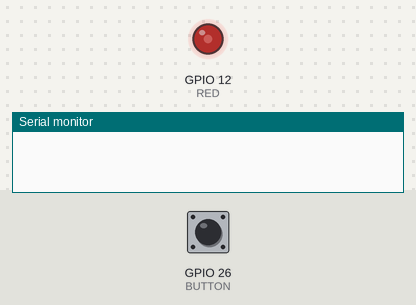
Recording of a program running on a simulated ESP32. Shown: output pins drawn as LEDs (lit = HIGH), the last lines printed to the serial monitor. The test bench sets the inputs (shaded band); at power-on: GPIO 26 (BUTTON) HIGH.

Above: at 1.2 s.
1.3 s: GPIO 26 (BUTTON) pulled LOW for 0.15 s
At 1.71 s:
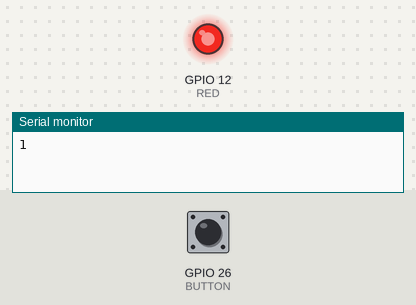
At 2.35 s:
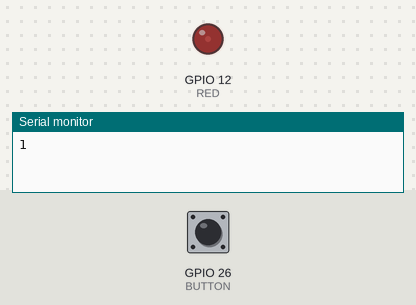
Timing chart, 0 to 10.3 s (numbered marks = the images above; inputs shaded):
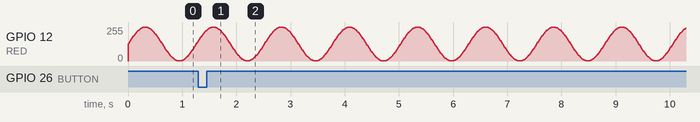

The program:

main.cpp
```cpp
#include <Arduino.h>
#include <Bounce2.h>

#define RED 12
TaskHandle_t TaskLED=NULL;
void task_LED(void *param){
    while(1){
        int v=sin(millis()/200.0)*127+128;
        analogWrite(RED, v);
        vTaskDelay(10/portTICK_PERIOD_MS);
    }
}

#define BUTTON 26
Bounce debouncer = Bounce();
int cnt = 0;
TaskHandle_t TaskButton=NULL;
void task_Button(void *param){
    while(1){
        debouncer.update();
        if (debouncer.fell()){
          cnt++;
          Serial.println(cnt);
        }
    }
}

void setup() {
    Serial.begin(115200);
    pinMode(RED,OUTPUT);
    xTaskCreatePinnedToCore(task_Button, "task_Button", 1000, NULL, 1, &TaskButton, 1);
    xTaskCreatePinnedToCore(task_LED, "task_LED", 1000, NULL, 1, &TaskLED, 0);
    debouncer.attach(BUTTON, INPUT_PULLUP);
    debouncer.interval(26);
}

void loop(){


}
```
